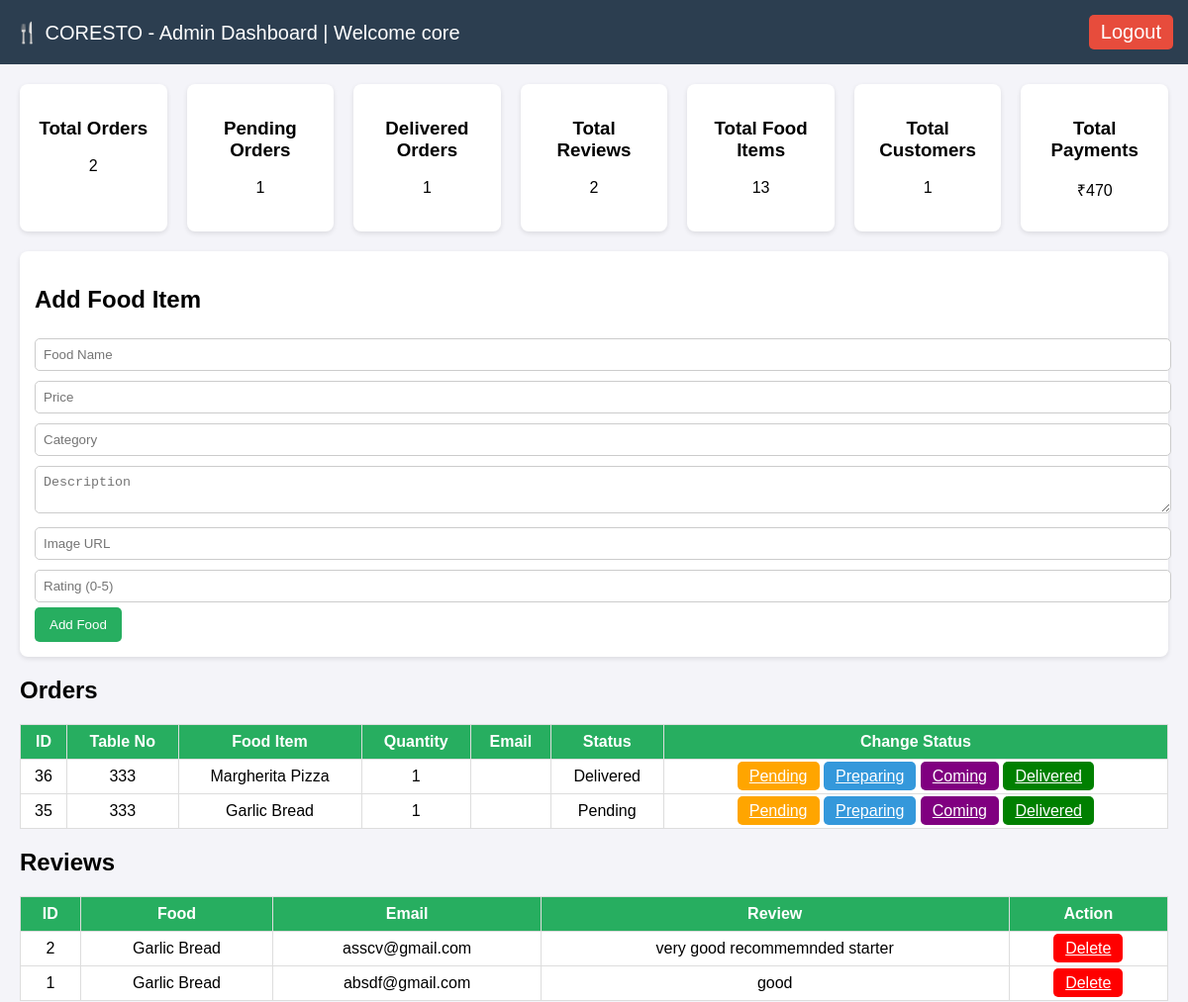
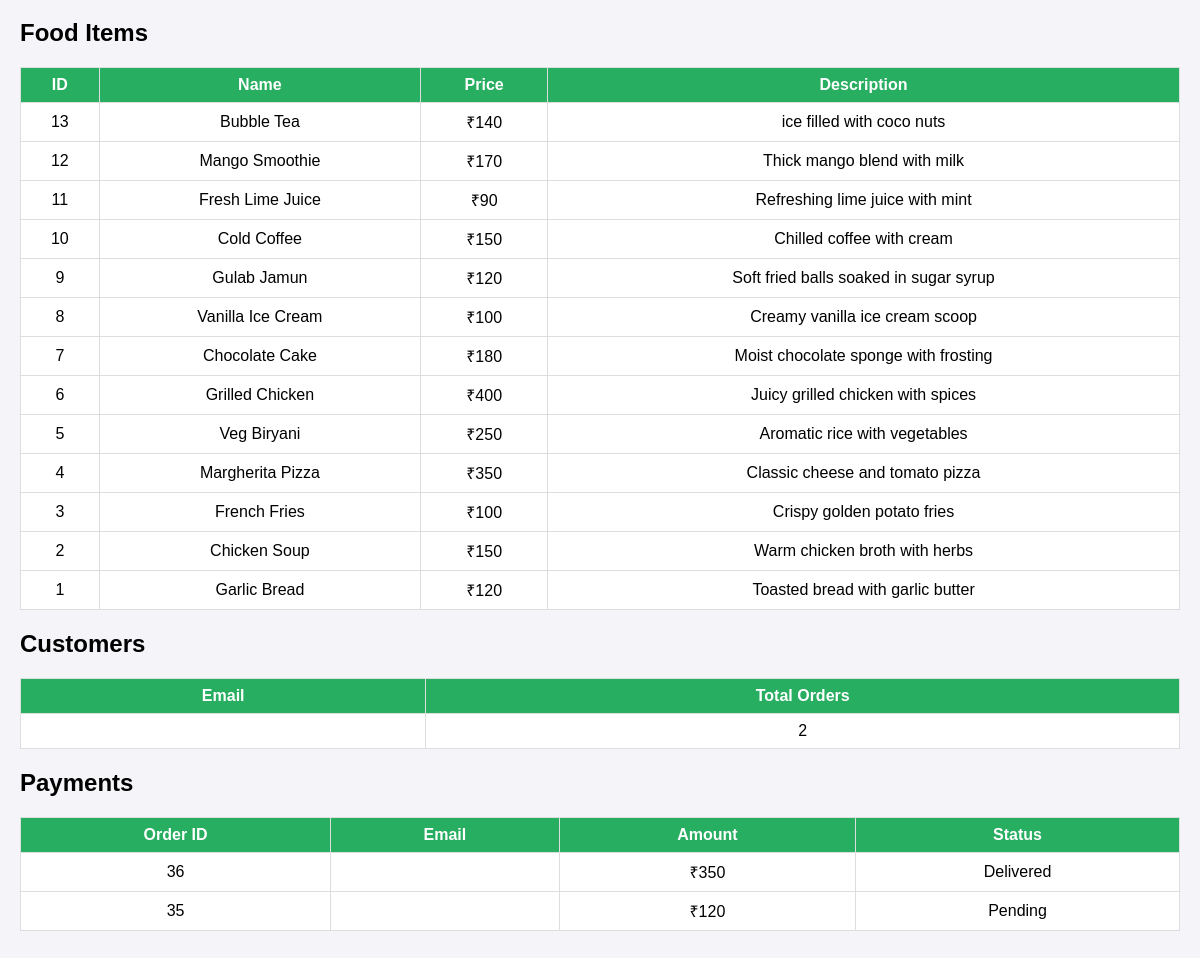
/admin_dashboard.php (signed in), run on the app's committed database (2 pictures, top to bottom).
### tables this page shows
CREATE TABLE `orders` (
  `orderid` int(11) NOT NULL,
  `foodid` int(11) NOT NULL,
  `quantity` int(11) NOT NULL,
  `tableno` int(11) NOT NULL,
  `email` varchar(100) DEFAULT NULL,
  `status` varchar(50) DEFAULT 'Pending'
);

CREATE TABLE `food` (
  `foodid` int(100) NOT NULL,
  `foodname` varchar(255) DEFAULT NULL,
  `price` float DEFAULT NULL,
  `category` varchar(100) DEFAULT NULL,
  `description` varchar(500) DEFAULT NULL,
  `image` varchar(255) DEFAULT NULL,
  `rating` decimal(2,1) DEFAULT NULL
);

CREATE TABLE `feedback` (
  `feedbackid` int(11) NOT NULL,
  `foodid` int(100) DEFAULT NULL,
  `email` varchar(255) DEFAULT NULL,
  `review` int(11) DEFAULT NULL,
  `review_text` text DEFAULT NULL
);

### admin_dashboard.php (the view, shortened to what this page needs)
<?php
include 'db.php';
$totalOrders = $conn->query("SELECT COUNT(*) AS c FROM orders")->fetch_assoc()['c'];
$pendingOrders = $conn->query("SELECT COUNT(*) AS c FROM orders WHERE status='Pending'")->fetch_assoc()['c'];
$completedOrders = $conn->query("SELECT COUNT(*) AS c FROM orders WHERE status='Delivered'")->fetch_assoc()['c'];
$totalReviews = $conn->query("SELECT COUNT(*) AS c FROM feedback")->fetch_assoc()['c'];
$totalFood = $conn->query("SELECT COUNT(*) AS c FROM food")->fetch_assoc()['c'];
$totalCustomers = $conn->query("SELECT COUNT(DISTINCT email) AS c FROM orders")->fetch_assoc()['c'];
$totalPayments = $conn->query("
    SELECT SUM(o.quantity * f.price) AS c
    FROM orders o
    JOIN food f ON o.foodid = f.foodid
")->fetch_assoc()['c'];
?>
<!DOCTYPE html>
<html lang="en">
<head>
</head>
<body>
<div class="navbar">
    <span>🍴 CORESTO - Admin Dashboard | Welcome <?= htmlspecialchars($_SESSION['admin']); ?></span>
    <a href="logout.php">Logout</a>
</div>
<div class="container">
    <div class="cards">
        <div class="card"><h3>Total Orders</h3><p><?= $totalOrders ?></p></div>
        <div class="card"><h3>Pending Orders</h3><p><?= $pendingOrders ?></p></div>
        <div class="card"><h3>Delivered Orders</h3><p><?= $completedOrders ?></p></div>
        <div class="card"><h3>Total Reviews</h3><p><?= $totalReviews ?></p></div>
        <div class="card"><h3>Total Food Items</h3><p><?= $totalFood ?></p></div>
        <div class="card"><h3>Total Customers</h3><p><?= $totalCustomers ?></p></div>
        <div class="card"><h3>Total Payments</h3><p>₹<?= $totalPayments ?></p></div>
    </div>
    <div class="add-food-form">
        <h2>Add Food Item</h2>
        <form method="post" action="">
            <input type="text" name="foodname" placeholder="Food Name" required>
            <input type="number" step="0.01" name="price" placeholder="Price" required>
            <input type="text" name="category" placeholder="Category" required>
            <textarea name="description" placeholder="Description"></textarea>
            <input type="text" name="image" placeholder="Image URL">
            <input type="number" step="0.1" min="0" max="5" name="rating" placeholder="Rating (0-5)">
            <button type="submit" name="add_food">Add Food</button>
        </form>
    </div>
    <h2>Orders</h2>
    <table>
        <tr>
            <th>ID</th>
            <th>Table No</th>
            <th>Food Item</th>
            <th>Quantity</th>
            <th>Email</th>
            <th>Status</th>
            <th>Change Status</th>
        </tr>
        <?php
        $orders = $conn->query("SELECT o.*, f.foodname
                                FROM orders o
                                JOIN food f ON o.foodid = f.foodid
                                ORDER BY o.orderid DESC");
        while ($row = $orders->fetch_assoc()) {
            echo "<tr>
                <td>{$row['orderid']}</td>
                <td>{$row['tableno']}</td>
                <td>".htmlspecialchars($row['foodname'])."</td>
                <td>{$row['quantity']}</td>
                <td>".htmlspecialchars($row['email'])."</td>
                <td>{$row['status']}</td>
                <td>
                    <a href='?orderid={$row['orderid']}&status=Pending' class='btn btn-pending'>Pending</a>
                    <a href='?orderid={$row['orderid']}&status=Preparing' class='btn btn-preparing'>Preparing</a>
                    <a href='?orderid={$row['orderid']}&status=Coming to table' class='btn btn-coming'>Coming</a>
                    <a href='?orderid={$row['orderid']}&status=Delivered' class='btn btn-delivered'>Delivered</a>
                </td>
            </tr>";
        }
        ?>
    </table>
    <h2>Reviews</h2>
    <table>
        <tr>
            <th>ID</th>
            <th>Food</th>
            <th>Email</th>
            <th>Review</th>
            <th>Action</th>
        </tr>
        <?php
        $reviews = $conn->query("SELECT r.*, f.foodname
                                 FROM feedback r
                                 JOIN food f ON r.foodid = f.foodid
                                 ORDER BY r.feedbackid DESC");
        while ($rev = $reviews->fetch_assoc()) {
            echo "<tr>
                <td>{$rev['feedbackid']}</td>
                <td>".htmlspecialchars($rev['foodname'])."</td>
                <td>".htmlspecialchars($rev['email'])."</td>
                <td>".htmlspecialchars($rev['review_text'])."</td>
                <td><a href='?del_review={$rev['feedbackid']}' class='btn btn-delete'>Delete</a></td>
            </tr>";
        }
        ?>
    </table>
    <h2>Food Items</h2>
    <table>
        <tr>
            <th>ID</th>
            <th>Name</th>
            <th>Price</th>
            <th>Description</th>
        </tr>
        <?php
        $foods = $conn->query("SELECT * FROM food ORDER BY foodid DESC");
        while ($food = $foods->fetch_assoc()) {
            echo "<tr>
                <td>{$food['foodid']}</td>
                <td>".htmlspecialchars($food['foodname'])."</td>
                <td>₹{$food['price']}</td>
                <td>".htmlspecialchars($food['description'])."</td>
            </tr>";
        }
        ?>
    </table>
    <h2>Customers</h2>
    <table>
        <tr>
            <th>Email</th>
            <th>Total Orders</th>
        </tr>
        <?php
        $customers = $conn->query("SELECT email, COUNT(*) as orders_count FROM orders GROUP BY email ORDER BY email");
        while ($cust = $customers->fetch_assoc()) {
            echo "<tr>
                <td>".htmlspecialchars($cust['email'])."</td>
                <td>{$cust['orders_count']}</td>
            </tr>";
        }
        ?>
    </table>
    <h2>Payments</h2>
    <table>
        <tr>
            <th>Order ID</th>
            <th>Email</th>
            <th>Amount</th>
            <th>Status</th>
        </tr>
        <?php
        $payments = $conn->query("
            SELECT o.orderid, o.email, o.quantity * f.price AS amount, o.status
            FROM orders o
            JOIN food f ON o.foodid = f.foodid
            ORDER BY o.orderid DESC
        ");
        while ($pay = $payments->fetch_assoc()) {
            echo "<tr>
                <td>{$pay['orderid']}</td>
                <td>".htmlspecialchars($pay['email'])."</td>
                <td>₹{$pay['amount']}</td>
                <td>{$pay['status']}</td>
            </tr>";
        }
        ?>
    </table>
</div>
</body>
</html>

### admin_dashboard.php (style rules this page uses)
body { font-family: Arial, sans-serif; background: #f4f4f9; margin: 0; }
.navbar { background: #2c3e50; color: #fff; padding: 15px; font-size: 20px; display: flex; justify-content: space-between; align-items: center; }
.navbar a { color: #fff; text-decoration: none; background: #e74c3c; padding: 6px 12px; border-radius: 5px; }
.container { padding: 20px; }
.cards { display: flex; gap: 20px; margin-bottom: 20px; flex-wrap: wrap; }
.card { flex: 1; padding: 15px; background: #fff; border-radius: 8px; text-align: center; box-shadow: 0 2px 5px rgba(0,0,0,0.1); }
table { width: 100%; border-collapse: collapse; background: #fff; margin-bottom: 20px; }
th, td { border: 1px solid #ddd; padding: 8px; text-align: center; }
th { background: #27ae60; color: white; }
.btn { padding: 6px 12px; border: none; cursor: pointer; border-radius: 5px; }
.btn-pending { background: orange; color: white; }
.btn-preparing { background: #3498db; color: white; }
.btn-coming { background: purple; color: white; }
.btn-delivered { background: green; color: white; }
.btn-delete { background: red; color: white; }
.add-food-form { background: #fff; padding: 15px; border-radius: 8px; box-shadow: 0 2px 5px rgba(0,0,0,0.1); margin-bottom: 20px; }
.add-food-form input, .add-food-form textarea { width: 100%; padding: 8px; margin: 5px 0; border-radius: 5px; border: 1px solid #ccc; }
.add-food-form button { background: #27ae60; color: #fff; padding: 10px 15px; border: none; border-radius: 5px; cursor: pointer; }

### data on the page
orders: orderid "36", tableno "333", foodid.foodname "Margherita Pizza", quantity "1", status "Delivered", amount "350"
orders: orderid "35", tableno "333", foodid.foodname "Garlic Bread", quantity "1", status "Pending", amount "120"
feedback: feedbackid "2", foodid.foodname "Garlic Bread", email "asscv@gmail.com", review_text "very good recommemnded starter"
feedback: feedbackid "1", foodid.foodname "Garlic Bread", email "absdf@gmail.com", review_text "good"
food: foodid "13", foodname "Bubble Tea", price "140", description "ice filled with coco nuts"
food: foodid "12", foodname "Mango Smoothie", price "170", description "Thick mango blend with milk"
food: foodid "11", foodname "Fresh Lime Juice", price "90", description "Refreshing lime juice with mint"
food: foodid "10", foodname "Cold Coffee", price "150", description "Chilled coffee with cream"
food: foodid "9", foodname "Gulab Jamun", price "120", description "Soft fried balls soaked in sugar syrup"
food: foodid "8", foodname "Vanilla Ice Cream", price "100", description "Creamy vanilla ice cream scoop"
food: foodid "7", foodname "Chocolate Cake", price "180", description "Moist chocolate sponge with frosting"
food: foodid "6", foodname "Grilled Chicken", price "400", description "Juicy grilled chicken with spices"
food: foodid "5", foodname "Veg Biryani", price "250", description "Aromatic rice with vegetables"
food: foodid "4", foodname "Margherita Pizza", price "350", description "Classic cheese and tomato pizza"
food: foodid "3", foodname "French Fries", price "100", description "Crispy golden potato fries"
food: foodid "2", foodname "Chicken Soup", price "150", description "Warm chicken broth with herbs"
food: foodid "1", foodname "Garlic Bread", price "120", description "Toasted bread with garlic butter"

### other printed values
$_SESSION['admin'] "core"
$totalOrders "2"
$pendingOrders "1"
$completedOrders "1"
$totalReviews "2"
$totalFood "13"
$totalCustomers "1"
$totalPayments "470"
$cust['orders_count'] "2"
